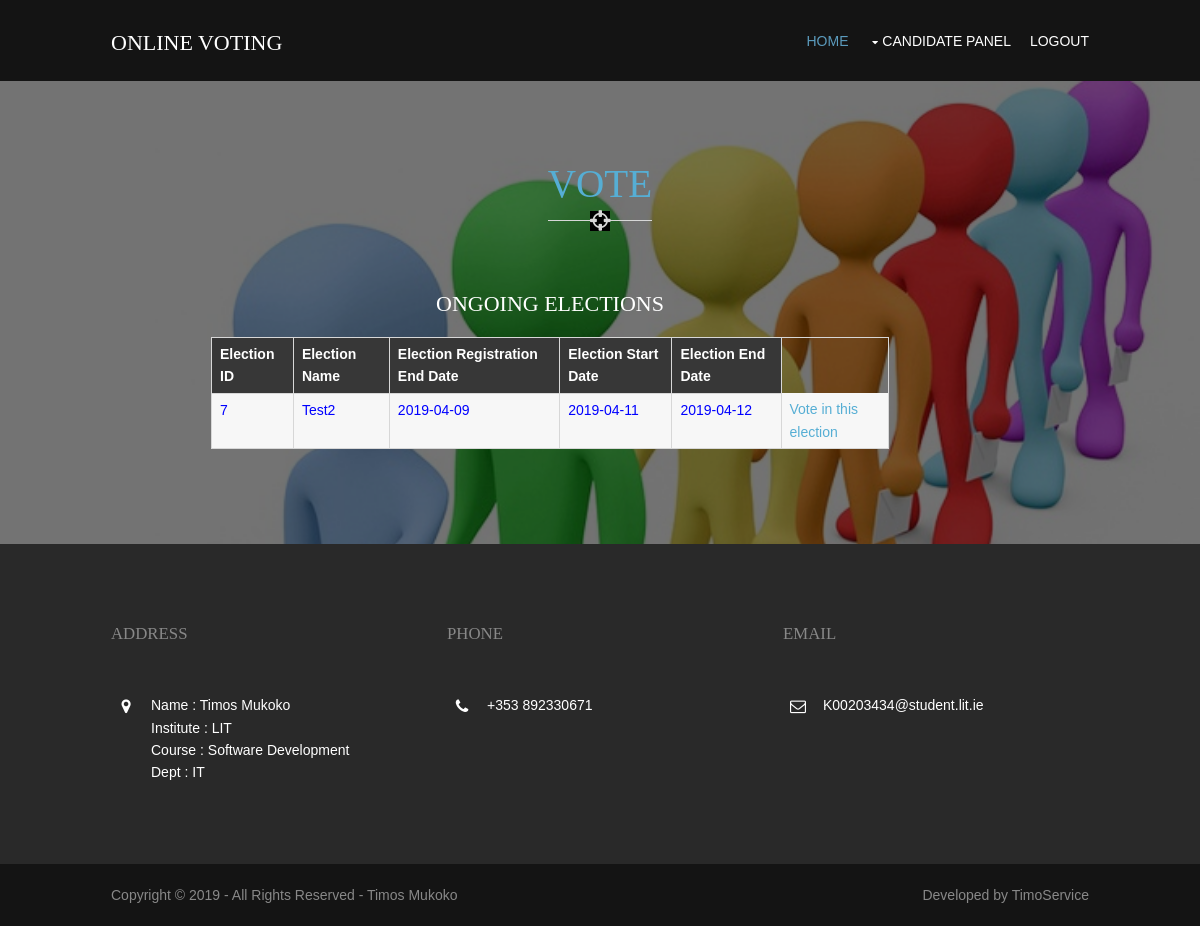
Screenshot of /votecandidate.php (signed in) with the database file from the repository.
### tables this page shows
CREATE TABLE `tbelections` (
  `election_id` int(11) NOT NULL AUTO_INCREMENT,
  `election_name` varchar(255) NOT NULL,
  `reg_date` date NOT NULL,
  `start_date` date NOT NULL,
  `end_date` date NOT NULL,
  `status` enum('S','F','P','C') NOT NULL,
  PRIMARY KEY (`election_id`)
);

### votecandidate.php (the view, shortened to what this page needs)
<?php
 $mysqli = new mysqli("localhost", "root", "", "poll3");
?>
<!DOCTYPE html>
<html>
<head>
<link href="layout/styles/layout.css" rel="stylesheet" type="text/css" media="all">
</head>
<body id="top">
<div class="wrapper row1">
  <header id="header" class="hoc clear">
    <div id="logo" class="fl_left">
      <h1><a href="index.php">ONLINE VOTING</a></h1>
    </div>
    <nav id="mainav" class="fl_right">
      <ul class="clear">
        <li class="active"><a href="candidate.php">Home</a></li>
        <li><a class="drop" href="#">Candidate Panel</a>
        </li>
        <li><a href="logout.php">Logout</a></li>
      </ul>
    </nav>
  </header>
</div>
<div class="wrapper bgded overlay" style="background-image:url('images/demo/backgrounds/background1.jpg');">
  <section id="testimonials" class="hoc container clear">
    <center>
	<h2 class="font-x3 uppercase btmspace-70 underlined"> <a href="#">Vote</a></h2>
    </center>
	<ul class="nospace group">
      <li class="" style="margin-right: 300px">
            <table border="0" width="100%" align="center" style="margin-left: 100px;margin-top: 50px">
            <CAPTION><h3>ONGOING ELECTIONS</h3></CAPTION>
            <th>Election ID</th>
            <th>Election Name</th>
            <th>Election Registration End Date</th>
            <th>Election Start Date</th>
            <th>Election End Date</th>
            <?php
            $result = $mysqli->query("SELECT * FROM tbelections WHERE status = 'S'");
                while ($row = mysqli_fetch_array($result)){
                    echo "<tr>";
                    echo "<td style='color:#0000ff'>" . $row['election_id']."</td>";
                    echo "<td style='color:#0000ff'>" . $row['election_name']."</td>";
                    echo "<td style='color:#0000ff'>" . $row['reg_date']."</td>";
                    echo "<td style='color:#0000ff'>" . $row['start_date']."</td>";
                    echo "<td style='color:#0000ff'>" . $row['end_date']."</td>";
                    echo '<td style="color:#0000ff"><a href="votecandidate.php?election_id=' . $row['election_id'] . '">Vote in this election</a></td>';
                    echo "</tr>";
                }
            ?>
            </table>
      </li>
    </ul>
  </section>
</div>
<?php include 'footer.php'; ?>

### layout/styles/layout.css (style rules this page uses)
#header { padding:30px 0 0 0; }
#header #logo h1 { margin:0; padding:0; font-size:22px; text-transform:uppercase; }
.container { padding:80px 0; }
*, *::before, *::after { transition:all .3s ease-in-out; }
nav ul, nav ol { margin:0; padding:0; list-style:none; }
#mainav, #breadcrumb, .sidebar nav { line-height:normal; }
#mainav .drop::after, #mainav li li .drop::after, #breadcrumb li a::after, .sidebar nav a::after { position:absolute; font-family:"FontAwesome"; font-size:10px; line-height:10px; }
#mainav ul.clear { margin-top:3px; }
#mainav ul { text-transform:uppercase; }
#mainav li { display:inline-block; position:relative; margin:0 15px 0 0; padding:0; }
#mainav li:last-child { margin-right:0; }
#mainav li a { display:block; padding:0 0 32px 0; }
#mainav .drop { padding-left:15px; }
#mainav .drop::after, #mainav li li .drop::after { content:"\f0d7"; }
#mainav .drop::after { top:5px; left:5px; }
table, th, td { border:1px solid; border-collapse:collapse; vertical-align:top; }
table, th { table-layout:auto; }
table { width:100%; margin-bottom:15px; }
th, td { padding:5px 8px; }
td { border-width:0 1px; }
body { color:#888888; background-color:#141414; }
a { color:#56AED4; }
.overlay { color:#FFFFFF; background-color:inherit; }
.overlay::after { color:inherit; background-color:rgba(0,0,0,.55); }
.underlined::before { background-color:#D7D7D7; }
.underlined::after { color:#D7D7D7; background-color:#FFFFFF; }
.bgded .underlined::after { background-color:#000000; }
.row1 { color:#FFFFFF; background-color:#141414; }
#header #logo * { color:inherit; }
#mainav li a { color:inherit; }
#mainav .active a, #mainav a:hover, #mainav li:hover > a { color:#5B9BBD; background-color:inherit; }
table, th, td, #comments .avatar, #comments input, #comments textarea { border-color:#D7D7D7; }
th { color:#FFFFFF; background-color:#373737; }
tr, #comments li, #comments input[type="submit"], #comments input[type="reset"] { color:inherit; background-color:#FBFBFB; }
tr:nth-child(even), #comments li:nth-child(even) { color:inherit; background-color:#F7F7F7; }
table a, #comments a { background-color:inherit; }
@media screen and (min-width:978px) { .hoc { max-width:978px; } }

### layout/styles/framework.css (style rules this page uses)
html { overflow-y:scroll; overflow-x:hidden; }
html, body { margin:0; padding:0; font-size:14px; line-height:1.6em; }
*, *::before, *::after { box-sizing:border-box; }
.uppercase { text-transform:uppercase; }
.nospace { margin:0; padding:0; list-style:none; }
.overlay { position:relative; z-index:1; }
.overlay::after { display:block; position:absolute; top:0; left:0; width:100%; height:100%; content:""; z-index:-1; }
.bgded { background-position:top center; background-repeat:no-repeat; background-size:cover; }
.clear, .group { display:block; }
.clear::before, .clear::after, .group::before, .group::after { display:table; content:""; }
.clear, .clear::after, .group, .group::after { clear:both; }
a { outline:none; text-decoration:none; }
.fl_left, .imgl { float:left; }
.fl_right, .imgr { float:right; }
body, input, textarea, select { font-family:Verdana, Geneva, sans-serif; }
h1, h2, h3, h4, h5, h6, .heading { font-family:Georgia, "Times New Roman", Times, serif; }
h1, h2, h3, h4, h5, h6, .heading { margin:0 0 20px 0; font-size:22px; line-height:normal; font-weight:normal; text-transform:capitalize; }
.underlined { display:inline-block; position:relative; padding-bottom:15px; z-index:1; }
.underlined::before, .underlined::after { display:block; position:absolute; bottom:0; width:100%; height:1px; content:""; }
.underlined::after { bottom:-10px; left:50%; width:20px; height:20px; line-height:20px; margin-left:-10px; font-family:"FontAwesome"; font-size:24px; content:"\f05b"; text-align:center; }
.font-x3 { font-size:2.8rem; }
.wrapper { display:block; width:100%; margin:0; padding:0; text-align:left; word-wrap:break-word; }
.hoc { display:block; margin:0 auto; }
address, article, aside, figcaption, figure, footer, header, main, nav, section { display:block; margin:0; padding:0; }

### rows the page displays
tbelections: election_id "7", election_name "Test2", reg_date "2019-04-09", start_date "2019-04-11", end_date "2019-04-12"
